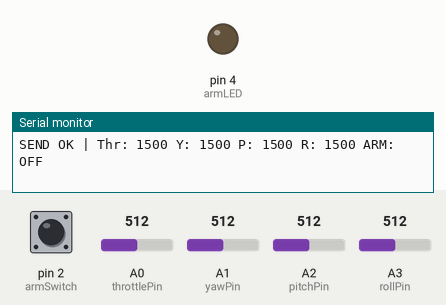
A sketch run on a simulated Arduino Uno, built with avr-gcc and run on an emulated ATmega328P. Shown: output pins drawn as LEDs (lit = HIGH), the last lines printed to the serial monitor. Inputs (shaded band) come from the test bench; at power-on: pin 2 (armSwitch) HIGH, A0 (throttlePin) = 512, A1 (yawPin) = 512, A2 (pitchPin) = 512, A3 (rollPin) = 512. No radio packets arrive unless stated.

Above: at 1.2 s.
1.3 s: pin 2 (armSwitch) pulled LOW for 0.15 s
At 1.38 s:
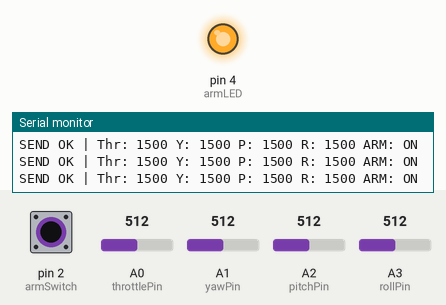
2.9 s: pin 2 (armSwitch) pulled LOW for 1 s
At 5.0 s:
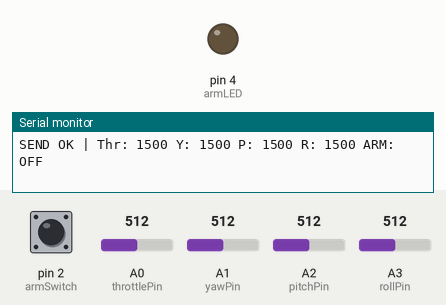
6.9 s: pin 2 (armSwitch) pulled LOW for 3.2 s
At 7.8 s:
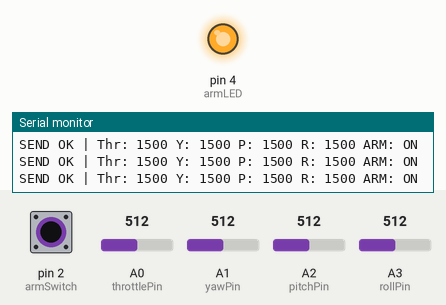
Timing chart, 0 to 11.6 s (numbered marks = the images above; inputs shaded):
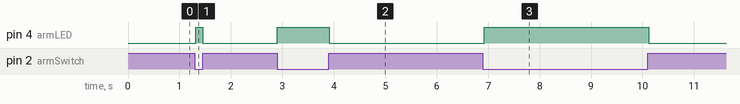

Measured:
- after the input at 1.3 s, pin 4 (armLED): LOW → HIGH at once, → LOW 0.14 s later
- after the input at 2.9 s, pin 4 (armLED): LOW → HIGH at once, → LOW 1.0 s later
- after the input at 6.9 s, pin 4 (armLED): LOW → HIGH at once, → LOW 3.2 s later

The sketch:

Transmitter.ino
```cpp
#include <SPI.h>
#include <RF24.h>

// NRF24L01 CE, CSN pins for Arduino Uno/Nano
RF24 radio(9, 10);

const byte address[6] = "ABCDE";

// Highly robust data structure with Header and Checksum
#pragma pack(push, 1)
struct RadioData {
  uint16_t header;

  uint16_t throttle;
  uint16_t pitch;
  uint16_t roll;
  uint16_t yaw;

  uint8_t arm;

  uint16_t checksum;
};
#pragma pack(pop)

RadioData data;

// Analog pins for the Joysticks
// Ensure these match your actual wiring!
const int throttlePin = A0; // Left Stick Y
const int yawPin = A1;      // Left Stick X
const int pitchPin = A2;    // Right Stick Y
const int rollPin = A3;     // Right Stick X

const int armSwitch = 2;
const int armLED = 4;

void setup() {
  pinMode(armSwitch, INPUT_PULLUP);
  pinMode(armLED, OUTPUT);
  digitalWrite(armLED, LOW);

  Serial.begin(115200);

  if (radio.begin()) {
    Serial.println("NRF24L01 Initialized Successfully");
  } else {
    Serial.println("NRF24L01 Initialization FAILED");
  }

  radio.setPALevel(RF24_PA_LOW);
  radio.setDataRate(RF24_1MBPS);
  radio.setChannel(108); // Avoid WiFi interference
  radio.setPayloadSize(sizeof(RadioData));
  radio.setRetries(5, 15);
  radio.setAutoAck(true);

  radio.openWritingPipe(address);
  radio.stopListening();
}

void loop() {
  // Read joysticks
  int rawThrottle = analogRead(throttlePin);
  int rawYaw      = analogRead(yawPin);
  int rawPitch    = analogRead(pitchPin);
  int rawRoll     = analogRead(rollPin);

  // Set the header
  data.header = 0x55AA;

  // Map to Flight Controller ranges
  // Throttle: 1000 to 2000
  data.throttle = map(rawThrottle, 0, 1023, 1000, 2000);

  // Yaw, Pitch, Roll: 1000 to 2000
  // (We will let the ESP32 receiver convert 1000-2000 back into -45/+45 angles for safety)
  data.yaw = map(rawYaw, 0, 1023, 1000, 2000);
  data.pitch = map(rawPitch, 0, 1023, 1000, 2000);
  data.roll = map(rawRoll, 0, 1023, 1000, 2000);

  // Read ARM switch (LOW means switch connected to GND)
  data.arm = (digitalRead(armSwitch) == LOW) ? 1 : 0;
  digitalWrite(armLED, data.arm);

  // Calculate Checksum
  data.checksum = data.throttle + data.pitch + data.roll + data.yaw + data.arm;

  // Send the data packet
  bool success = radio.write(&data, sizeof(data));

  if (success) {
    Serial.print("SEND OK | ");
  } else {
    Serial.print("SEND FAIL | ");
  }

  Serial.print("Thr: "); Serial.print(data.throttle);
  Serial.print(" Y: "); Serial.print(data.yaw);
  Serial.print(" P: "); Serial.print(data.pitch);
  Serial.print(" R: "); Serial.print(data.roll);
  Serial.print(" ARM: "); Serial.println(data.arm ? "ON" : "OFF");

  delay(20); // 50Hz update rate
}
```
